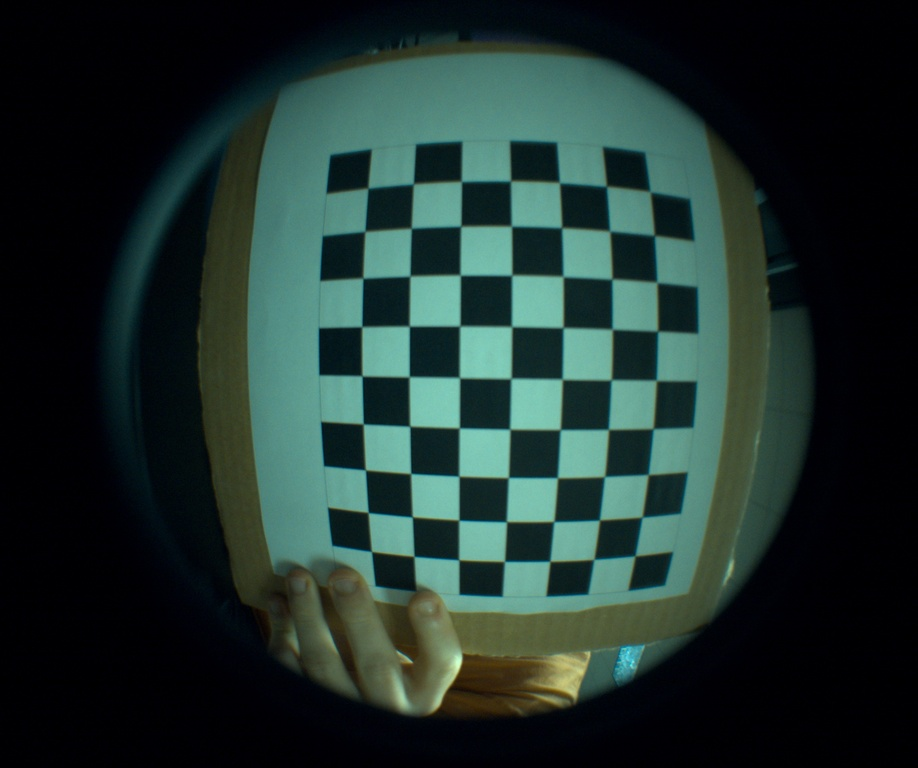
#> input picture camera_calibration/calib_imgs/left0004.jpg, 918 x 768 px, shrunk from 2448 x 2048 before the run; its folder holds only this picture in this run
$ python calibration_test.py
#> lines starting #> are read from the running program, lines starting #| are printed output that depends on the picture; after the words box and inside, x2 and y2 are one past the last pixel; in counts of white or black regions, pixels touching at a corner belong together; long printed decimals are rounded
import numpy as np
import cv2
import glob

# termination criteria
criteria = (cv2.TERM_CRITERIA_EPS + cv2.TERM_CRITERIA_MAX_ITER, 30, 0.001)

# prepare object points, like (0,0,0), (1,0,0), (2,0,0) ....,(6,5,0)
objp = np.zeros((7*9,3), np.float32)
objp[:,:2] = np.mgrid[0:9,0:7].T.reshape(-1,2)

# Arrays to store object points and image points from all the images.
objpoints = [] # 3d point in real world space
imgpoints = [] # 2d points in image plane.

images = glob.glob('calib_imgs/*.jpg')

for fname in images:
    print(fname)
    img = cv2.imread(fname)
#> img is the input picture: shape (768, 918, 3); mean B, G, R 46, 50.3, 31.7
    gray = cv2.cvtColor(img,cv2.COLOR_BGR2GRAY)
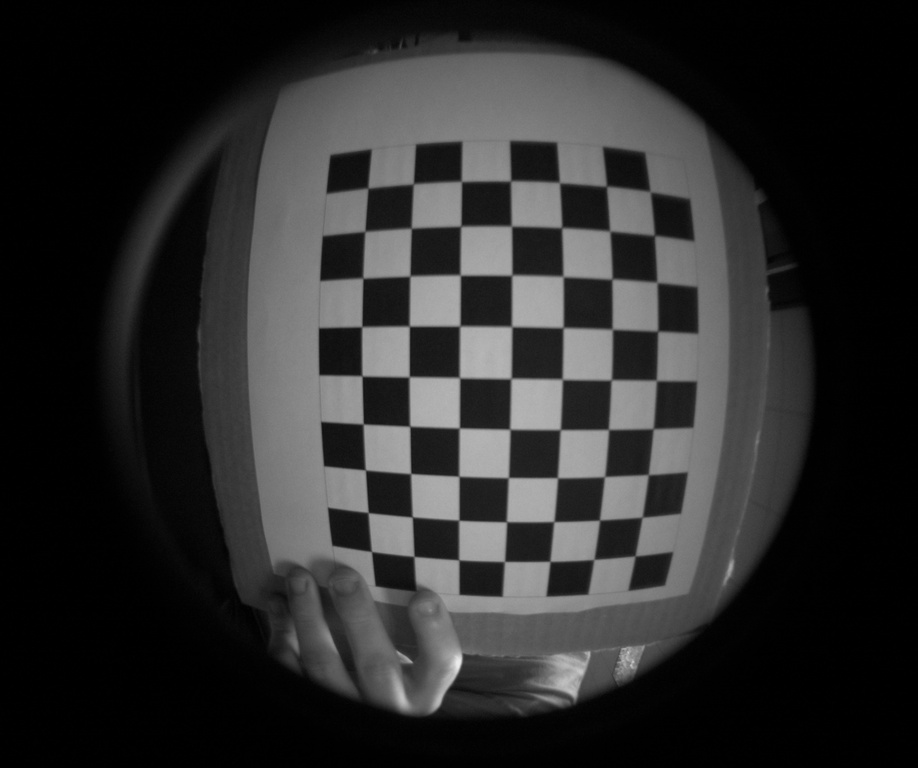
#> gray: shape (768, 918); min 0, max 235, mean 44.2

    # Find the chess board corners
    ret, corners = cv2.findChessboardCorners(gray, (9,7),None)
#> ret = True; corners = 63 rows, first 8: [649.9, 191.5], [654.7, 234.6], [656.5, 282.2], [657.8, 331.4], [656.4, 380.4], [653.2, 428.9], [648.1, 474.8], [642.4, 517.3]
    print(ret)
#| True

    # If found, add object points, image points (after refining them)
    if ret == True:
        objpoints.append(objp)

        corners2 = cv2.cornerSubPix(gray,corners,(11,11),(-1,-1),criteria)
#> corners2 = 63 rows, first 8: [650.2, 191.6], [654.4, 235.3], [656.9, 282.3], [657.7, 331.1], [656.4, 380.4], [653.2, 428.7], [648.3, 474.6], [642.1, 517.2]
        imgpoints.append(corners2)

        # Draw and display the corners
        img = cv2.drawChessboardCorners(img, (7,6), corners2,ret)
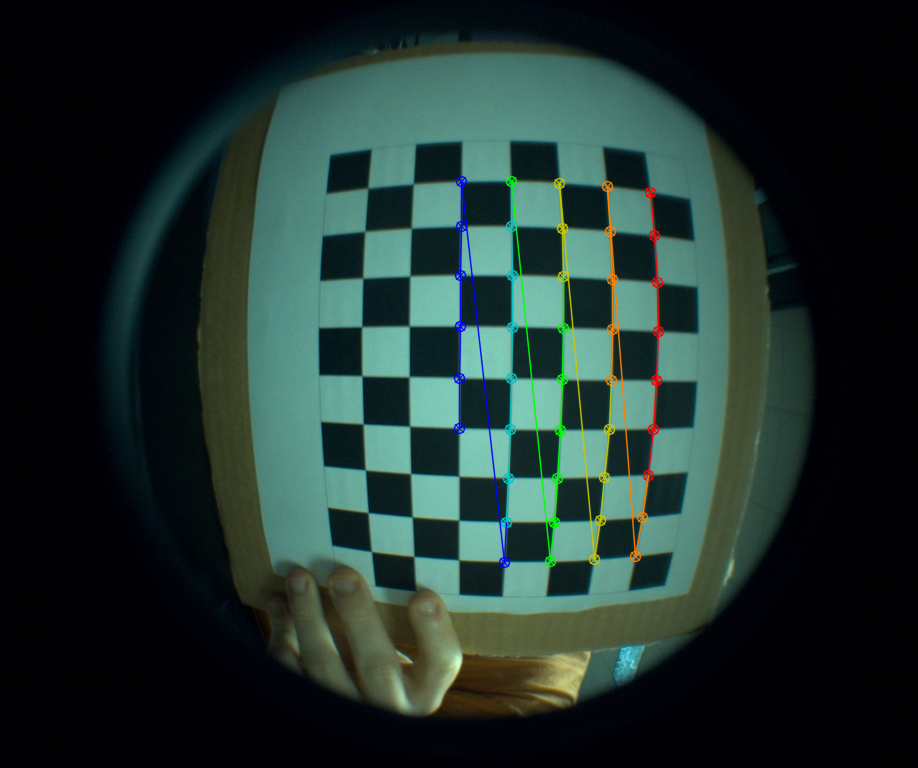
#> img: shape (768, 918, 3); 1.81% of pixels changed, all inside (x1, y1, x2, y2) = (453, 175, 665, 569)
        cv2.imshow('img',img)
        cv2.waitKey(500)

ret, mtx, dist, rvecs, tvecs = cv2.calibrateCamera(objpoints, imgpoints, gray.shape[::-1],None,None)
#> ret = 0.329; mtx = [[895.3, 0, 411.3], [0, 912.2, 394.9], [0, 0, 1]]; dist = [[-1.57, 0.188, -0.033, 0.0953, 3.89]]; rvecs = ([0.283, 0.00671, 1.57],); tvecs = ([4.85, -4.18, 16.34],)
img = cv2.imread('calib_imgs/left0116.jpg')
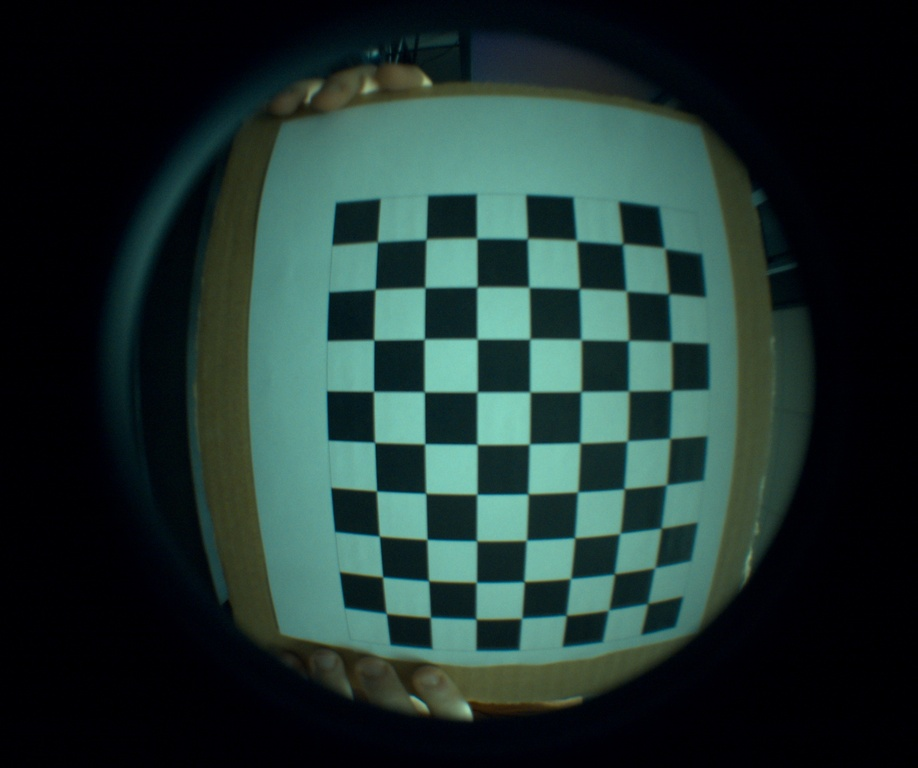
#> input picture camera_calibration/calib_imgs/others/left0116.jpg, 918 x 768 px, shrunk from 2448 x 2048 before the run, found by its file name
#> img is the input picture: shape (768, 918, 3); mean B, G, R 48.2, 51.8, 31.9
cv2.imshow('img',img)
cv2.waitKey(500)
h,  w = img.shape[:2]
#> h = 768; w = 918
print(h)
#| 768
print(w)
#| 918
print(dist)
#| [[-1.568  0.1884 -0.03301  0.09529  3.886]]
print(mtx)
#| [[895.287   0.         411.316 ]
#|  [  0.         912.246 394.898]
#|  [  0.           0.           1.        ]]
newcameramtx, roi=cv2.getOptimalNewCameraMatrix(mtx,dist,(w,h),1,(w,h))
#> newcameramtx = [[558.8, 0, 484.6], [0, 597.4, 376], [0, 0, 1]]; roi = (421, 307, 405, 123)
print(newcameramtx)
#| [[558.752   0.         484.573]
#|  [  0.         597.450 376.048]
#|  [  0.           0.           1.        ]]

# undistort
mapx,mapy = cv2.initUndistortRectifyMap(mtx,dist,None,newcameramtx,(w,h),5)
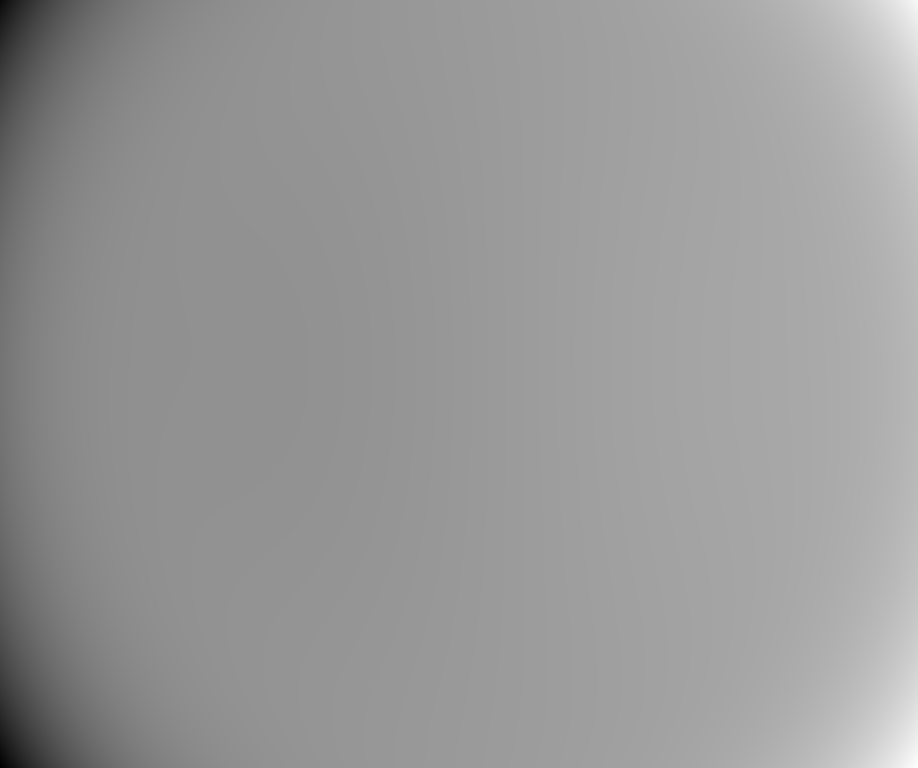
#> mapx: shape (768, 918) float32; min -3830.5, max 3203.7, mean 392.6; drawn with min black and max white
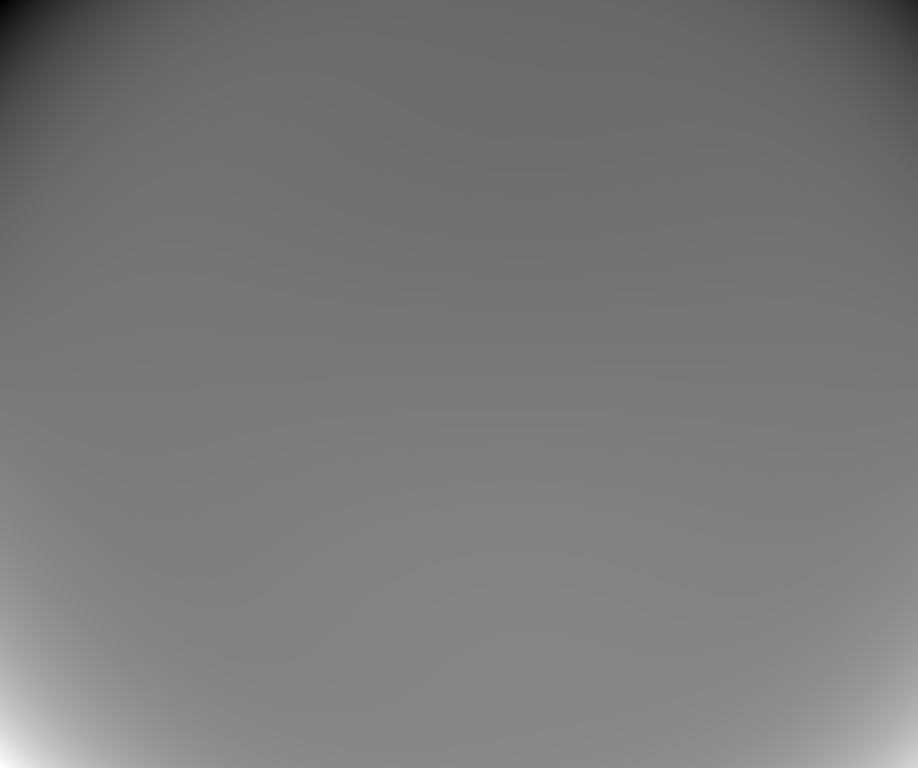
#> mapy: shape (768, 918) float32; min -2629.9, max 3698, mean 391.9; drawn with min black and max white
dst = cv2.remap(img,mapx,mapy,cv2.INTER_LINEAR)
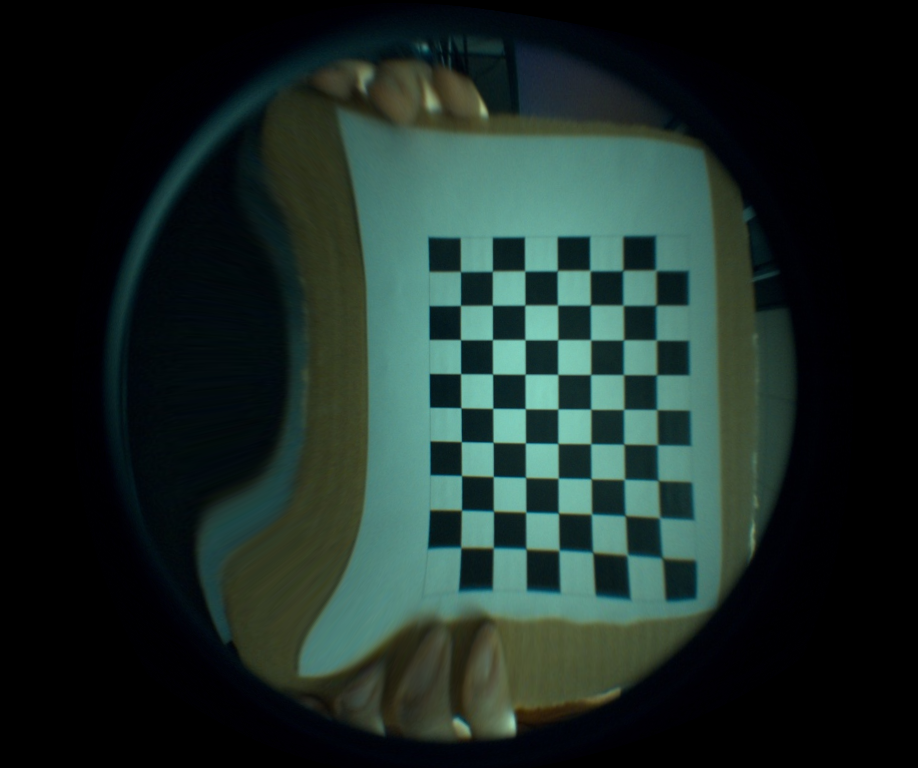
#> dst: shape (768, 918, 3); mean B, G, R 38.6, 43.4, 27.9

# crop the image
x,y,w,h = roi
#> x = 421; y = 307; w = 405; h = 123
print(roi)
#| (421, 307, 405, 123)
#dst = dst[y:y+h, x:x+w]
cv2.imwrite('calibresult.png',dst)

cv2.destroyAllWindows()
